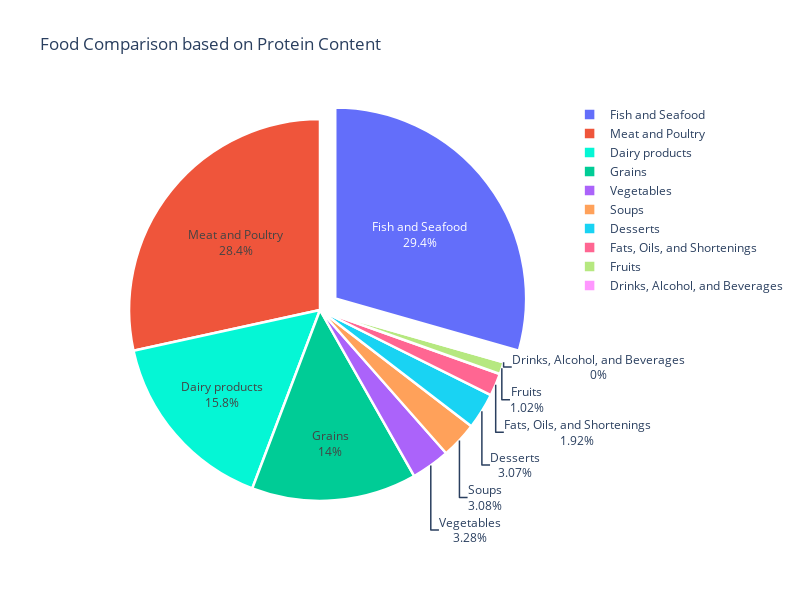

Notebook cell for this chart:
### Markdown cell above
It may be more helpful to know about whole food groups, and this  information can displayed in the form of a pie chart:

### Code cell
category_dist = nutrition.groupby(['Category']).mean()
category_dist
fig = go.Figure(go.Pie(values=category_dist['Protein'].values, text=category_dist.index, labels=category_dist.index,pull=[0,0,0,0,0.1,0,0,0,0,0],
                marker=dict(colors=['#05f6d5'], line=dict(color='#FFFFFF', width=2.5))))
fig.update_layout(title_text="Food Comparison based on Protein Content",height=600, width=800)
fig.show()

### Figure 1 — Plotly figure (JSON) as saved in the notebook; plotly's stock layout.template omitted (floating-point values rounded to 4 significant figures)
{"data": [{"labels": ["Dairy products", "Desserts", "Drinks, Alcohol, and Beverages", "Fats, Oils, and Shortenings", "Fish and Seafood", "Fruits", "Grains", "Meat and Poultry", "Soups", "Vegetables"], "marker": {"colors": ["#05f6d5"], "line": {"color": "#FFFFFF", "width": 2.5}}, "pull": [0, 0, 0, 0, 0.1, 0, 0, 0, 0, 0], "text": ["Dairy products", "Desserts", "Drinks, Alcohol, and Beverages", "Fats, Oils, and Shortenings", "Fish and Seafood", "Fruits", "Grains", "Meat and Poultry", "Soups", "Vegetables"], "type": "pie", "values": [0.1212, 0.02354, 0, 0.01471, 0.2257, 0.00785, 0.1073, 0.218, 0.02364, 0.02514]}], "layout": {"height": 600, "title": {"text": "Food Comparison based on Protein Content"}, "width": 800}}
